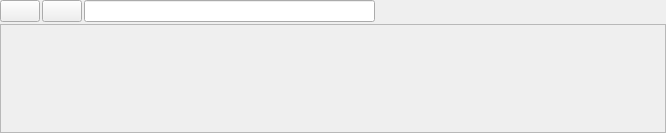
<?xml version="1.0" encoding="UTF-8"?>
<ui version="4.0">
 <class>LogWidget</class>
 <widget class="QDockWidget" name="LogWidget">
  <property name="geometry">
   <rect>
    <x>0</x>
    <y>0</y>
    <width>666</width>
    <height>133</height>
   </rect>
  </property>
  <property name="windowIcon">
   <iconset>
    <normaloff>:/actions/resources/actions/document-preview.png</normaloff>:/actions/resources/actions/document-preview.png</iconset>
  </property>
  <property name="floating">
   <bool>true</bool>
  </property>
  <property name="allowedAreas">
   <set>Qt::BottomDockWidgetArea|Qt::RightDockWidgetArea|Qt::TopDockWidgetArea</set>
  </property>
  <property name="windowTitle">
   <string>Log</string>
  </property>
  <widget class="QWidget" name="dockWidgetContents">
   <layout class="QVBoxLayout" name="verticalLayout">
    <property name="spacing">
     <number>2</number>
    </property>
    <property name="margin">
     <number>0</number>
    </property>
    <item>
     <layout class="QHBoxLayout" name="horizontalLayout">
      <item>
       <widget class="QPushButton" name="Clear">
        <property name="text">
         <string/>
        </property>
        <property name="icon">
         <iconset>
          <normaloff>:/actions/resources/actions/edit-delete.png</normaloff>:/actions/resources/actions/edit-delete.png</iconset>
        </property>
       </widget>
      </item>
      <item>
       <widget class="QPushButton" name="pushDebugLevel">
        <property name="text">
         <string/>
        </property>
        <property name="icon">
         <iconset>
          <normaloff>:/actions/resources/actions/view-filter.png</normaloff>:/actions/resources/actions/view-filter.png</iconset>
        </property>
       </widget>
      </item>
      <item>
       <widget class="QLineEdit" name="lineEdit">
        <property name="toolTip">
         <string>Filter debugging output</string>
        </property>
       </widget>
      </item>
      <item>
       <spacer name="horizontalSpacer">
        <property name="orientation">
         <enum>Qt::Horizontal</enum>
        </property>
        <property name="sizeHint" stdset="0">
         <size>
          <width>40</width>
          <height>20</height>
         </size>
        </property>
       </spacer>
      </item>
     </layout>
    </item>
    <item>
     <widget class="QTextEdit" name="textLog">
      <property name="enabled">
       <bool>false</bool>
      </property>
      <property name="readOnly">
       <bool>true</bool>
      </property>
     </widget>
    </item>
   </layout>
  </widget>
 </widget>
 <resources>
  <include location="../../res.qrc"/>
 </resources>
 <connections>
  <connection>
   <sender>Clear</sender>
   <signal>clicked()</signal>
   <receiver>textLog</receiver>
   <slot>clear()</slot>
   <hints>
    <hint type="sourcelabel">
     <x>44</x>
     <y>37</y>
    </hint>
    <hint type="destinationlabel">
     <x>53</x>
     <y>83</y>
    </hint>
   </hints>
  </connection>
 </connections>
</ui>
